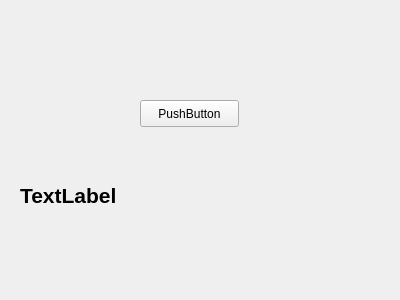
<?xml version="1.0" encoding="UTF-8"?>
<ui version="4.0">
 <class>Widget</class>
 <widget class="QWidget" name="Widget">
  <property name="geometry">
   <rect>
    <x>0</x>
    <y>0</y>
    <width>400</width>
    <height>300</height>
   </rect>
  </property>
  <property name="windowTitle">
   <string>Widget</string>
  </property>
  <widget class="QPushButton" name="pushButton">
   <property name="geometry">
    <rect>
     <x>140</x>
     <y>100</y>
     <width>99</width>
     <height>27</height>
    </rect>
   </property>
   <property name="text">
    <string>PushButton</string>
   </property>
  </widget>
  <widget class="QLabel" name="label">
   <property name="geometry">
    <rect>
     <x>20</x>
     <y>170</y>
     <width>371</width>
     <height>51</height>
    </rect>
   </property>
   <property name="font">
    <font>
     <pointsize>16</pointsize>
     <weight>75</weight>
     <bold>true</bold>
    </font>
   </property>
   <property name="text">
    <string>TextLabel</string>
   </property>
  </widget>
 </widget>
 <layoutdefault spacing="6" margin="11"/>
 <resources/>
 <connections/>
</ui>
